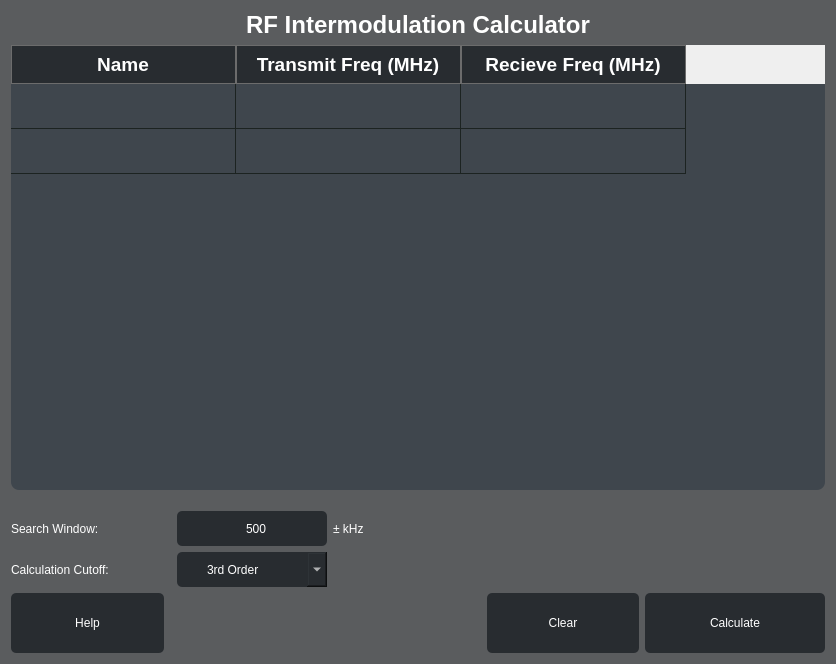
<?xml version="1.0" encoding="UTF-8"?>
<ui version="4.0">
 <class>IntermodClass</class>
 <widget class="QMainWindow" name="IntermodClass">
  <property name="geometry">
   <rect>
    <x>0</x>
    <y>0</y>
    <width>836</width>
    <height>664</height>
   </rect>
  </property>
  <property name="windowTitle">
   <string>RF Intermodulation Calculator</string>
  </property>
  <property name="styleSheet">
   <string notr="true">QWidget#centralWidget{
	background-color: #5a5c5e;
}

QLabel{
	Font: 14pt &quot;Arial&quot;;
	color: white;
}

QPushButton{
	font: 14pt &quot;Arial&quot;;
	color: white;
	background-color: #282c30;
	border-radius: 5px;
}
QPushButton::pressed{
	background-color: #577590; 
}

QLineEdit{
	font: 14pt &quot;Arial&quot;;
	background-color: #282c30;
	border-radius: 5px;
	color: white;
	padding-left: 10;
}

QComboBox{
	font: 14pt &quot;Arial&quot;;
	color: white;
	background-color: #282c30;
	border-radius: 5px;
	padding-left: 30px;
}

QComboBox::drop-down{
	width: 20;
}

QMessageBox {
	background-color: #0D1218;
	Font: 14pt &quot;Arial&quot;;
}
QMessageBox QPushButton {
	font: 14pt &quot;Arial&quot;;
	color: white;
	background-color: #1e2733    ;
	border-radius: 5px;
	height: 40;
	width: 100;
}

/*TABLE VIEW */
QTableView{
	border-radius: 8;
	background-color: #3f464d   ;
	Font: 14pt;
	color: white;
	gridline-color: #1C2321;
}

QTableView:item:selected:focus {background-color: #577590 ;}
QTableView:item:selected {background-color: #577590 ;}

QTableView QTableCornerButton::section {
	border-top-left-radius: 8;
	background-color: #5F6366;
}

QHeaderView::section {
	background-color: #282c30   ;
	color: white;
	font: Bold 14pt;
	padding: 5;
	padding-left: 4px;
	border: 1px solid #6c6c6c;
}
QHeaderView::section:checked
{
	background-color:#0D1218   ;
}

</string>
  </property>
  <widget class="QWidget" name="centralWidget">
   <property name="styleSheet">
    <string notr="true"/>
   </property>
   <layout class="QGridLayout" name="gridLayout_2">
    <item row="2" column="0" rowspan="2" colspan="2">
     <layout class="QGridLayout" name="gridLayout">
      <item row="3" column="0" colspan="4">
       <layout class="QGridLayout" name="gridLayout_3">
        <item row="1" column="1">
         <widget class="QLineEdit" name="searchLine">
          <property name="minimumSize">
           <size>
            <width>0</width>
            <height>35</height>
           </size>
          </property>
          <property name="maximumSize">
           <size>
            <width>150</width>
            <height>16777215</height>
           </size>
          </property>
          <property name="text">
           <string>500</string>
          </property>
          <property name="frame">
           <bool>false</bool>
          </property>
          <property name="alignment">
           <set>Qt::AlignCenter</set>
          </property>
         </widget>
        </item>
        <item row="1" column="0">
         <widget class="QLabel" name="searchWindowLabel">
          <property name="minimumSize">
           <size>
            <width>160</width>
            <height>0</height>
           </size>
          </property>
          <property name="maximumSize">
           <size>
            <width>160</width>
            <height>16777215</height>
           </size>
          </property>
          <property name="text">
           <string>Search Window:</string>
          </property>
         </widget>
        </item>
        <item row="2" column="1">
         <widget class="QComboBox" name="orderBox">
          <property name="minimumSize">
           <size>
            <width>0</width>
            <height>35</height>
           </size>
          </property>
          <property name="frame">
           <bool>false</bool>
          </property>
          <item>
           <property name="text">
            <string>3rd Order</string>
           </property>
          </item>
          <item>
           <property name="text">
            <string>5th Order</string>
           </property>
          </item>
          <item>
           <property name="text">
            <string>7th Order</string>
           </property>
          </item>
          <item>
           <property name="text">
            <string>9th Order</string>
           </property>
          </item>
          <item>
           <property name="text">
            <string>11th Order</string>
           </property>
          </item>
         </widget>
        </item>
        <item row="2" column="0">
         <widget class="QLabel" name="cutoffLabel">
          <property name="minimumSize">
           <size>
            <width>160</width>
            <height>0</height>
           </size>
          </property>
          <property name="text">
           <string>Calculation Cutoff:</string>
          </property>
         </widget>
        </item>
        <item row="1" column="2">
         <widget class="QLabel" name="toleranceLabel">
          <property name="text">
           <string>± kHz</string>
          </property>
         </widget>
        </item>
       </layout>
      </item>
      <item row="2" column="0" colspan="2">
       <spacer name="verticalSpacer">
        <property name="orientation">
         <enum>Qt::Vertical</enum>
        </property>
        <property name="sizeType">
         <enum>QSizePolicy::Fixed</enum>
        </property>
        <property name="sizeHint" stdset="0">
         <size>
          <width>20</width>
          <height>15</height>
         </size>
        </property>
       </spacer>
      </item>
      <item row="0" column="0" colspan="5">
       <widget class="QLabel" name="titleLabel">
        <property name="styleSheet">
         <string notr="true">Font: Bold 18pt;</string>
        </property>
        <property name="text">
         <string>RF Intermodulation Calculator</string>
        </property>
        <property name="alignment">
         <set>Qt::AlignCenter</set>
        </property>
       </widget>
      </item>
      <item row="4" column="4">
       <widget class="QPushButton" name="calculateButton">
        <property name="minimumSize">
         <size>
          <width>180</width>
          <height>60</height>
         </size>
        </property>
        <property name="text">
         <string>Calculate</string>
        </property>
       </widget>
      </item>
      <item row="4" column="0">
       <widget class="QPushButton" name="helpButton">
        <property name="minimumSize">
         <size>
          <width>0</width>
          <height>60</height>
         </size>
        </property>
        <property name="text">
         <string>Help</string>
        </property>
       </widget>
      </item>
      <item row="4" column="3">
       <widget class="QPushButton" name="clearButton">
        <property name="minimumSize">
         <size>
          <width>150</width>
          <height>60</height>
         </size>
        </property>
        <property name="text">
         <string>Clear</string>
        </property>
       </widget>
      </item>
      <item row="1" column="0" colspan="5">
       <widget class="QTableWidget" name="tableWidget">
        <property name="minimumSize">
         <size>
          <width>0</width>
          <height>350</height>
         </size>
        </property>
        <property name="verticalScrollBarPolicy">
         <enum>Qt::ScrollBarAsNeeded</enum>
        </property>
        <attribute name="horizontalHeaderDefaultSectionSize">
         <number>225</number>
        </attribute>
        <attribute name="horizontalHeaderStretchLastSection">
         <bool>false</bool>
        </attribute>
        <attribute name="verticalHeaderVisible">
         <bool>false</bool>
        </attribute>
        <attribute name="verticalHeaderDefaultSectionSize">
         <number>45</number>
        </attribute>
        <row>
         <property name="text">
          <string>New Row</string>
         </property>
        </row>
        <row>
         <property name="text">
          <string>New Row</string>
         </property>
        </row>
        <column>
         <property name="text">
          <string>Name</string>
         </property>
        </column>
        <column>
         <property name="text">
          <string>Transmit Freq (MHz)</string>
         </property>
        </column>
        <column>
         <property name="text">
          <string>Recieve Freq (MHz)</string>
         </property>
        </column>
       </widget>
      </item>
     </layout>
    </item>
   </layout>
  </widget>
  <action name="actionSave">
   <property name="text">
    <string>Save       Ctrl-S</string>
   </property>
  </action>
  <action name="actionOpen">
   <property name="text">
    <string>Open     Ctrl-O</string>
   </property>
  </action>
  <action name="actionPrint">
   <property name="text">
    <string>Print       Ctrl-P</string>
   </property>
  </action>
 </widget>
 <layoutdefault spacing="6" margin="11"/>
 <resources>
  <include location="IntermodGUI.qrc"/>
 </resources>
 <connections/>
</ui>
